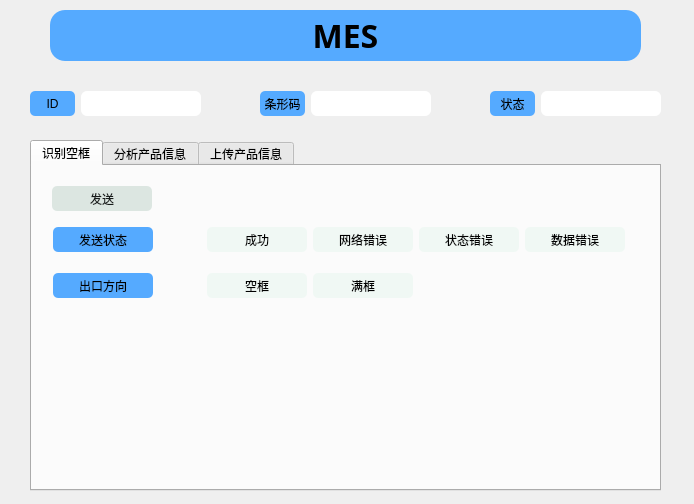
<?xml version="1.0" encoding="UTF-8"?>
<ui version="4.0">
 <class>MesDebugView</class>
 <widget class="QWidget" name="MesDebugView">
  <property name="geometry">
   <rect>
    <x>0</x>
    <y>0</y>
    <width>694</width>
    <height>504</height>
   </rect>
  </property>
  <property name="windowTitle">
   <string>Form</string>
  </property>
  <widget class="QLabel" name="lb_Scaner_14">
   <property name="geometry">
    <rect>
     <x>50</x>
     <y>10</y>
     <width>591</width>
     <height>51</height>
    </rect>
   </property>
   <property name="minimumSize">
    <size>
     <width>70</width>
     <height>28</height>
    </size>
   </property>
   <property name="font">
    <font>
     <family>Aharoni</family>
     <pointsize>24</pointsize>
     <weight>75</weight>
     <bold>true</bold>
    </font>
   </property>
   <property name="styleSheet">
    <string notr="true">border-radius: 15px;
background-color: rgb(85, 170, 255);</string>
   </property>
   <property name="text">
    <string>MES</string>
   </property>
   <property name="alignment">
    <set>Qt::AlignCenter</set>
   </property>
  </widget>
  <widget class="QTabWidget" name="tw_Info">
   <property name="geometry">
    <rect>
     <x>30</x>
     <y>140</y>
     <width>631</width>
     <height>351</height>
    </rect>
   </property>
   <property name="styleSheet">
    <string notr="true"/>
   </property>
   <property name="currentIndex">
    <number>0</number>
   </property>
   <widget class="QWidget" name="tab_2">
    <attribute name="title">
     <string>识别空框</string>
    </attribute>
    <widget class="QPushButton" name="pb_Send_2">
     <property name="geometry">
      <rect>
       <x>20</x>
       <y>20</y>
       <width>100</width>
       <height>25</height>
      </rect>
     </property>
     <property name="minimumSize">
      <size>
       <width>100</width>
       <height>25</height>
      </size>
     </property>
     <property name="styleSheet">
      <string notr="true">background: rgb(220, 230, 225);
border-color: rgb(0, 0, 0);
border-radius: 5px;
color:rgb(24, 28, 27);</string>
     </property>
     <property name="text">
      <string>发送</string>
     </property>
    </widget>
    <widget class="QWidget" name="layoutWidget">
     <property name="geometry">
      <rect>
       <x>21</x>
       <y>61</y>
       <width>572</width>
       <height>71</height>
      </rect>
     </property>
     <layout class="QGridLayout" name="gridLayout_3">
      <item row="0" column="2">
       <widget class="QLabel" name="lb_State_Succeed_2">
        <property name="minimumSize">
         <size>
          <width>100</width>
          <height>25</height>
         </size>
        </property>
        <property name="styleSheet">
         <string notr="true">border-radius: 5px;
background-color: rgb(240, 248, 244);</string>
        </property>
        <property name="text">
         <string>成功</string>
        </property>
        <property name="alignment">
         <set>Qt::AlignCenter</set>
        </property>
       </widget>
      </item>
      <item row="2" column="2">
       <widget class="QLabel" name="lb_EmptyBox">
        <property name="minimumSize">
         <size>
          <width>100</width>
          <height>25</height>
         </size>
        </property>
        <property name="styleSheet">
         <string notr="true">border-radius: 5px;
background-color: rgb(240, 248, 244);</string>
        </property>
        <property name="text">
         <string>空框</string>
        </property>
        <property name="alignment">
         <set>Qt::AlignCenter</set>
        </property>
       </widget>
      </item>
      <item row="0" column="3">
       <widget class="QLabel" name="lb_State_NetError_2">
        <property name="minimumSize">
         <size>
          <width>100</width>
          <height>25</height>
         </size>
        </property>
        <property name="styleSheet">
         <string notr="true">border-radius: 5px;
background-color: rgb(240, 248, 244);</string>
        </property>
        <property name="text">
         <string>网络错误</string>
        </property>
        <property name="alignment">
         <set>Qt::AlignCenter</set>
        </property>
       </widget>
      </item>
      <item row="0" column="5">
       <widget class="QLabel" name="lb_State_Data_Error_2">
        <property name="minimumSize">
         <size>
          <width>100</width>
          <height>25</height>
         </size>
        </property>
        <property name="styleSheet">
         <string notr="true">border-radius: 5px;
background-color: rgb(240, 248, 244);</string>
        </property>
        <property name="text">
         <string>数据错误</string>
        </property>
        <property name="alignment">
         <set>Qt::AlignCenter</set>
        </property>
       </widget>
      </item>
      <item row="0" column="0">
       <widget class="QLabel" name="label_7">
        <property name="minimumSize">
         <size>
          <width>100</width>
          <height>25</height>
         </size>
        </property>
        <property name="styleSheet">
         <string notr="true">border-radius: 5px;
background-color: rgb(85, 170, 255);</string>
        </property>
        <property name="text">
         <string>发送状态</string>
        </property>
        <property name="alignment">
         <set>Qt::AlignCenter</set>
        </property>
       </widget>
      </item>
      <item row="2" column="1">
       <spacer name="horizontalSpacer_6">
        <property name="orientation">
         <enum>Qt::Horizontal</enum>
        </property>
        <property name="sizeHint" stdset="0">
         <size>
          <width>40</width>
          <height>20</height>
         </size>
        </property>
       </spacer>
      </item>
      <item row="0" column="1">
       <spacer name="horizontalSpacer_5">
        <property name="orientation">
         <enum>Qt::Horizontal</enum>
        </property>
        <property name="sizeHint" stdset="0">
         <size>
          <width>40</width>
          <height>20</height>
         </size>
        </property>
       </spacer>
      </item>
      <item row="2" column="0">
       <widget class="QLabel" name="label_5">
        <property name="minimumSize">
         <size>
          <width>100</width>
          <height>25</height>
         </size>
        </property>
        <property name="styleSheet">
         <string notr="true">border-radius: 5px;
background-color: rgb(85, 170, 255);</string>
        </property>
        <property name="text">
         <string>出口方向</string>
        </property>
        <property name="alignment">
         <set>Qt::AlignCenter</set>
        </property>
       </widget>
      </item>
      <item row="0" column="4">
       <widget class="QLabel" name="lb_State_StateError_2">
        <property name="minimumSize">
         <size>
          <width>100</width>
          <height>25</height>
         </size>
        </property>
        <property name="styleSheet">
         <string notr="true">border-radius: 5px;
background-color: rgb(240, 248, 244);</string>
        </property>
        <property name="text">
         <string>状态错误</string>
        </property>
        <property name="alignment">
         <set>Qt::AlignCenter</set>
        </property>
       </widget>
      </item>
      <item row="2" column="3">
       <widget class="QLabel" name="lb_FullBox">
        <property name="minimumSize">
         <size>
          <width>100</width>
          <height>25</height>
         </size>
        </property>
        <property name="styleSheet">
         <string notr="true">border-radius: 5px;
background-color: rgb(240, 248, 244);</string>
        </property>
        <property name="text">
         <string>满框</string>
        </property>
        <property name="alignment">
         <set>Qt::AlignCenter</set>
        </property>
       </widget>
      </item>
      <item row="1" column="0">
       <spacer name="verticalSpacer_2">
        <property name="orientation">
         <enum>Qt::Vertical</enum>
        </property>
        <property name="sizeHint" stdset="0">
         <size>
          <width>20</width>
          <height>40</height>
         </size>
        </property>
       </spacer>
      </item>
     </layout>
    </widget>
   </widget>
   <widget class="QWidget" name="tab_3">
    <attribute name="title">
     <string>分析产品信息</string>
    </attribute>
    <widget class="QPushButton" name="pb_Send_3">
     <property name="geometry">
      <rect>
       <x>20</x>
       <y>20</y>
       <width>100</width>
       <height>25</height>
      </rect>
     </property>
     <property name="minimumSize">
      <size>
       <width>100</width>
       <height>25</height>
      </size>
     </property>
     <property name="styleSheet">
      <string notr="true">background: rgb(220, 230, 225);
border-color: rgb(0, 0, 0);
border-radius: 5px;
color:rgb(24, 28, 27);</string>
     </property>
     <property name="text">
      <string>发送</string>
     </property>
    </widget>
    <widget class="QWidget" name="layoutWidget_4">
     <property name="geometry">
      <rect>
       <x>20</x>
       <y>60</y>
       <width>571</width>
       <height>31</height>
      </rect>
     </property>
     <layout class="QGridLayout" name="gridLayout_6">
      <item row="0" column="3">
       <widget class="QLabel" name="lb_State_NetError_3">
        <property name="minimumSize">
         <size>
          <width>100</width>
          <height>25</height>
         </size>
        </property>
        <property name="styleSheet">
         <string notr="true">border-radius: 5px;
background-color: rgb(240, 248, 244);</string>
        </property>
        <property name="text">
         <string>网络错误</string>
        </property>
        <property name="alignment">
         <set>Qt::AlignCenter</set>
        </property>
       </widget>
      </item>
      <item row="0" column="5">
       <widget class="QLabel" name="lb_State_Data_Error_3">
        <property name="minimumSize">
         <size>
          <width>100</width>
          <height>25</height>
         </size>
        </property>
        <property name="styleSheet">
         <string notr="true">border-radius: 5px;
background-color: rgb(240, 248, 244);</string>
        </property>
        <property name="text">
         <string>数据错误</string>
        </property>
        <property name="alignment">
         <set>Qt::AlignCenter</set>
        </property>
       </widget>
      </item>
      <item row="0" column="2">
       <widget class="QLabel" name="lb_State_Succeed_3">
        <property name="minimumSize">
         <size>
          <width>100</width>
          <height>25</height>
         </size>
        </property>
        <property name="styleSheet">
         <string notr="true">border-radius: 5px;
background-color: rgb(240, 248, 244);</string>
        </property>
        <property name="text">
         <string>成功</string>
        </property>
        <property name="alignment">
         <set>Qt::AlignCenter</set>
        </property>
       </widget>
      </item>
      <item row="0" column="0">
       <widget class="QLabel" name="label_8">
        <property name="minimumSize">
         <size>
          <width>100</width>
          <height>25</height>
         </size>
        </property>
        <property name="maximumSize">
         <size>
          <width>16777215</width>
          <height>25</height>
         </size>
        </property>
        <property name="styleSheet">
         <string notr="true">border-radius: 5px;
background-color: rgb(85, 170, 255);</string>
        </property>
        <property name="text">
         <string>发送状态</string>
        </property>
        <property name="alignment">
         <set>Qt::AlignCenter</set>
        </property>
       </widget>
      </item>
      <item row="0" column="4">
       <widget class="QLabel" name="lb_State_StateError_3">
        <property name="minimumSize">
         <size>
          <width>100</width>
          <height>25</height>
         </size>
        </property>
        <property name="styleSheet">
         <string notr="true">border-radius: 5px;
background-color: rgb(240, 248, 244);</string>
        </property>
        <property name="text">
         <string>状态错误</string>
        </property>
        <property name="alignment">
         <set>Qt::AlignCenter</set>
        </property>
       </widget>
      </item>
      <item row="0" column="1">
       <spacer name="horizontalSpacer_7">
        <property name="orientation">
         <enum>Qt::Horizontal</enum>
        </property>
        <property name="sizeHint" stdset="0">
         <size>
          <width>40</width>
          <height>20</height>
         </size>
        </property>
       </spacer>
      </item>
     </layout>
    </widget>
    <widget class="QTableWidget" name="tb_Get">
     <property name="geometry">
      <rect>
       <x>20</x>
       <y>100</y>
       <width>571</width>
       <height>221</height>
      </rect>
     </property>
     <attribute name="horizontalHeaderDefaultSectionSize">
      <number>200</number>
     </attribute>
     <attribute name="horizontalHeaderMinimumSectionSize">
      <number>260</number>
     </attribute>
     <attribute name="verticalHeaderDefaultSectionSize">
      <number>22</number>
     </attribute>
     <attribute name="verticalHeaderMinimumSectionSize">
      <number>22</number>
     </attribute>
     <row>
      <property name="text">
       <string>1</string>
      </property>
     </row>
     <row>
      <property name="text">
       <string>2</string>
      </property>
     </row>
     <row>
      <property name="text">
       <string>3</string>
      </property>
     </row>
     <row>
      <property name="text">
       <string>4</string>
      </property>
     </row>
     <row>
      <property name="text">
       <string>5</string>
      </property>
     </row>
     <row>
      <property name="text">
       <string>6</string>
      </property>
     </row>
     <row>
      <property name="text">
       <string>7</string>
      </property>
     </row>
     <row>
      <property name="text">
       <string>8</string>
      </property>
     </row>
     <row>
      <property name="text">
       <string>9</string>
      </property>
     </row>
     <row>
      <property name="text">
       <string>10</string>
      </property>
     </row>
     <row>
      <property name="text">
       <string>11</string>
      </property>
     </row>
     <row>
      <property name="text">
       <string>12</string>
      </property>
     </row>
     <row>
      <property name="text">
       <string>13</string>
      </property>
     </row>
     <row>
      <property name="text">
       <string>14</string>
      </property>
     </row>
     <row>
      <property name="text">
       <string>15</string>
      </property>
     </row>
     <row>
      <property name="text">
       <string>16</string>
      </property>
     </row>
     <row>
      <property name="text">
       <string>17</string>
      </property>
     </row>
     <row>
      <property name="text">
       <string>18</string>
      </property>
     </row>
     <row>
      <property name="text">
       <string>19</string>
      </property>
     </row>
     <row>
      <property name="text">
       <string>20</string>
      </property>
     </row>
     <row>
      <property name="text">
       <string>21</string>
      </property>
     </row>
     <row>
      <property name="text">
       <string>22</string>
      </property>
     </row>
     <row>
      <property name="text">
       <string>23</string>
      </property>
     </row>
     <row>
      <property name="text">
       <string>24</string>
      </property>
     </row>
     <row>
      <property name="text">
       <string>25</string>
      </property>
     </row>
     <row>
      <property name="text">
       <string>26</string>
      </property>
     </row>
     <row>
      <property name="text">
       <string>27</string>
      </property>
     </row>
     <row>
      <property name="text">
       <string>28</string>
      </property>
     </row>
     <row>
      <property name="text">
       <string>29</string>
      </property>
     </row>
     <row>
      <property name="text">
       <string>30</string>
      </property>
     </row>
     <row>
      <property name="text">
       <string>31</string>
      </property>
     </row>
     <row>
      <property name="text">
       <string>32</string>
      </property>
     </row>
     <row>
      <property name="text">
       <string>33</string>
      </property>
     </row>
     <row>
      <property name="text">
       <string>34</string>
      </property>
     </row>
     <row>
      <property name="text">
       <string>35</string>
      </property>
     </row>
     <row>
      <property name="text">
       <string>36</string>
      </property>
     </row>
     <row>
      <property name="text">
       <string>37</string>
      </property>
     </row>
     <row>
      <property name="text">
       <string>38</string>
      </property>
     </row>
     <row>
      <property name="text">
       <string>39</string>
      </property>
     </row>
     <row>
      <property name="text">
       <string>40</string>
      </property>
     </row>
     <row>
      <property name="text">
       <string>41</string>
      </property>
     </row>
     <row>
      <property name="text">
       <string>42</string>
      </property>
     </row>
     <row>
      <property name="text">
       <string>43</string>
      </property>
     </row>
     <row>
      <property name="text">
       <string>44</string>
      </property>
     </row>
     <row>
      <property name="text">
       <string>45</string>
      </property>
     </row>
     <row>
      <property name="text">
       <string>46</string>
      </property>
     </row>
     <row>
      <property name="text">
       <string>47</string>
      </property>
     </row>
     <row>
      <property name="text">
       <string>48</string>
      </property>
     </row>
     <column>
      <property name="text">
       <string>ID</string>
      </property>
     </column>
     <column>
      <property name="text">
       <string>品质</string>
      </property>
     </column>
    </widget>
   </widget>
   <widget class="QWidget" name="tab_4">
    <attribute name="title">
     <string>上传产品信息</string>
    </attribute>
    <widget class="QPushButton" name="pb_Send_4">
     <property name="geometry">
      <rect>
       <x>20</x>
       <y>20</y>
       <width>100</width>
       <height>25</height>
      </rect>
     </property>
     <property name="minimumSize">
      <size>
       <width>100</width>
       <height>25</height>
      </size>
     </property>
     <property name="styleSheet">
      <string notr="true">background: rgb(220, 230, 225);
border-color: rgb(0, 0, 0);
border-radius: 5px;
color:rgb(24, 28, 27);</string>
     </property>
     <property name="text">
      <string>发送</string>
     </property>
    </widget>
    <widget class="QWidget" name="layoutWidget_5">
     <property name="geometry">
      <rect>
       <x>20</x>
       <y>60</y>
       <width>571</width>
       <height>31</height>
      </rect>
     </property>
     <layout class="QGridLayout" name="gridLayout_7">
      <item row="0" column="3">
       <widget class="QLabel" name="lb_State_NetError_4">
        <property name="minimumSize">
         <size>
          <width>100</width>
          <height>25</height>
         </size>
        </property>
        <property name="styleSheet">
         <string notr="true">border-radius: 5px;
background-color: rgb(240, 248, 244);</string>
        </property>
        <property name="text">
         <string>网络错误</string>
        </property>
        <property name="alignment">
         <set>Qt::AlignCenter</set>
        </property>
       </widget>
      </item>
      <item row="0" column="5">
       <widget class="QLabel" name="lb_State_Data_Error_4">
        <property name="minimumSize">
         <size>
          <width>100</width>
          <height>25</height>
         </size>
        </property>
        <property name="styleSheet">
         <string notr="true">border-radius: 5px;
background-color: rgb(240, 248, 244);</string>
        </property>
        <property name="text">
         <string>数据错误</string>
        </property>
        <property name="alignment">
         <set>Qt::AlignCenter</set>
        </property>
       </widget>
      </item>
      <item row="0" column="2">
       <widget class="QLabel" name="lb_State_Succeed_4">
        <property name="minimumSize">
         <size>
          <width>100</width>
          <height>25</height>
         </size>
        </property>
        <property name="styleSheet">
         <string notr="true">border-radius: 5px;
background-color: rgb(240, 248, 244);</string>
        </property>
        <property name="text">
         <string>成功</string>
        </property>
        <property name="alignment">
         <set>Qt::AlignCenter</set>
        </property>
       </widget>
      </item>
      <item row="0" column="0">
       <widget class="QLabel" name="label_9">
        <property name="minimumSize">
         <size>
          <width>100</width>
          <height>25</height>
         </size>
        </property>
        <property name="maximumSize">
         <size>
          <width>16777215</width>
          <height>25</height>
         </size>
        </property>
        <property name="styleSheet">
         <string notr="true">border-radius: 5px;
background-color: rgb(85, 170, 255);</string>
        </property>
        <property name="text">
         <string>发送状态</string>
        </property>
        <property name="alignment">
         <set>Qt::AlignCenter</set>
        </property>
       </widget>
      </item>
      <item row="0" column="4">
       <widget class="QLabel" name="lb_State_StateError_4">
        <property name="minimumSize">
         <size>
          <width>100</width>
          <height>25</height>
         </size>
        </property>
        <property name="styleSheet">
         <string notr="true">border-radius: 5px;
background-color: rgb(240, 248, 244);</string>
        </property>
        <property name="text">
         <string>状态错误</string>
        </property>
        <property name="alignment">
         <set>Qt::AlignCenter</set>
        </property>
       </widget>
      </item>
      <item row="0" column="1">
       <spacer name="horizontalSpacer_8">
        <property name="orientation">
         <enum>Qt::Horizontal</enum>
        </property>
        <property name="sizeHint" stdset="0">
         <size>
          <width>40</width>
          <height>20</height>
         </size>
        </property>
       </spacer>
      </item>
     </layout>
    </widget>
    <widget class="QTableWidget" name="tb_Send">
     <property name="geometry">
      <rect>
       <x>20</x>
       <y>100</y>
       <width>571</width>
       <height>221</height>
      </rect>
     </property>
     <attribute name="horizontalHeaderDefaultSectionSize">
      <number>200</number>
     </attribute>
     <attribute name="horizontalHeaderMinimumSectionSize">
      <number>260</number>
     </attribute>
     <attribute name="verticalHeaderDefaultSectionSize">
      <number>22</number>
     </attribute>
     <attribute name="verticalHeaderMinimumSectionSize">
      <number>22</number>
     </attribute>
     <row>
      <property name="text">
       <string>1</string>
      </property>
     </row>
     <row>
      <property name="text">
       <string>2</string>
      </property>
     </row>
     <row>
      <property name="text">
       <string>3</string>
      </property>
     </row>
     <row>
      <property name="text">
       <string>4</string>
      </property>
     </row>
     <row>
      <property name="text">
       <string>5</string>
      </property>
     </row>
     <row>
      <property name="text">
       <string>6</string>
      </property>
     </row>
     <row>
      <property name="text">
       <string>7</string>
      </property>
     </row>
     <row>
      <property name="text">
       <string>8</string>
      </property>
     </row>
     <row>
      <property name="text">
       <string>9</string>
      </property>
     </row>
     <row>
      <property name="text">
       <string>10</string>
      </property>
     </row>
     <row>
      <property name="text">
       <string>11</string>
      </property>
     </row>
     <row>
      <property name="text">
       <string>12</string>
      </property>
     </row>
     <row>
      <property name="text">
       <string>13</string>
      </property>
     </row>
     <row>
      <property name="text">
       <string>14</string>
      </property>
     </row>
     <row>
      <property name="text">
       <string>15</string>
      </property>
     </row>
     <row>
      <property name="text">
       <string>16</string>
      </property>
     </row>
     <row>
      <property name="text">
       <string>17</string>
      </property>
     </row>
     <row>
      <property name="text">
       <string>18</string>
      </property>
     </row>
     <row>
      <property name="text">
       <string>19</string>
      </property>
     </row>
     <row>
      <property name="text">
       <string>20</string>
      </property>
     </row>
     <row>
      <property name="text">
       <string>21</string>
      </property>
     </row>
     <row>
      <property name="text">
       <string>22</string>
      </property>
     </row>
     <row>
      <property name="text">
       <string>23</string>
      </property>
     </row>
     <row>
      <property name="text">
       <string>24</string>
      </property>
     </row>
     <row>
      <property name="text">
       <string>25</string>
      </property>
     </row>
     <row>
      <property name="text">
       <string>26</string>
      </property>
     </row>
     <row>
      <property name="text">
       <string>27</string>
      </property>
     </row>
     <row>
      <property name="text">
       <string>28</string>
      </property>
     </row>
     <row>
      <property name="text">
       <string>29</string>
      </property>
     </row>
     <row>
      <property name="text">
       <string>30</string>
      </property>
     </row>
     <row>
      <property name="text">
       <string>31</string>
      </property>
     </row>
     <row>
      <property name="text">
       <string>32</string>
      </property>
     </row>
     <row>
      <property name="text">
       <string>33</string>
      </property>
     </row>
     <row>
      <property name="text">
       <string>34</string>
      </property>
     </row>
     <row>
      <property name="text">
       <string>35</string>
      </property>
     </row>
     <row>
      <property name="text">
       <string>36</string>
      </property>
     </row>
     <row>
      <property name="text">
       <string>37</string>
      </property>
     </row>
     <row>
      <property name="text">
       <string>38</string>
      </property>
     </row>
     <row>
      <property name="text">
       <string>39</string>
      </property>
     </row>
     <row>
      <property name="text">
       <string>40</string>
      </property>
     </row>
     <row>
      <property name="text">
       <string>41</string>
      </property>
     </row>
     <row>
      <property name="text">
       <string>42</string>
      </property>
     </row>
     <row>
      <property name="text">
       <string>43</string>
      </property>
     </row>
     <row>
      <property name="text">
       <string>44</string>
      </property>
     </row>
     <row>
      <property name="text">
       <string>45</string>
      </property>
     </row>
     <row>
      <property name="text">
       <string>46</string>
      </property>
     </row>
     <row>
      <property name="text">
       <string>47</string>
      </property>
     </row>
     <row>
      <property name="text">
       <string>48</string>
      </property>
     </row>
     <column>
      <property name="text">
       <string>ID</string>
      </property>
     </column>
     <column>
      <property name="text">
       <string>品质</string>
      </property>
     </column>
    </widget>
   </widget>
  </widget>
  <widget class="QWidget" name="layoutWidget">
   <property name="geometry">
    <rect>
     <x>30</x>
     <y>90</y>
     <width>631</width>
     <height>27</height>
    </rect>
   </property>
   <layout class="QGridLayout" name="gridLayout">
    <item row="0" column="3">
     <widget class="QLabel" name="label_2">
      <property name="minimumSize">
       <size>
        <width>45</width>
        <height>25</height>
       </size>
      </property>
      <property name="styleSheet">
       <string notr="true">border-radius: 5px;
background-color: rgb(85, 170, 255);</string>
      </property>
      <property name="text">
       <string>条形码</string>
      </property>
      <property name="alignment">
       <set>Qt::AlignCenter</set>
      </property>
     </widget>
    </item>
    <item row="0" column="1">
     <widget class="QLineEdit" name="le_ID">
      <property name="minimumSize">
       <size>
        <width>120</width>
        <height>25</height>
       </size>
      </property>
      <property name="styleSheet">
       <string notr="true">border-radius: 6px;
</string>
      </property>
      <property name="alignment">
       <set>Qt::AlignCenter</set>
      </property>
     </widget>
    </item>
    <item row="0" column="4">
     <widget class="QLineEdit" name="le_Code">
      <property name="minimumSize">
       <size>
        <width>120</width>
        <height>25</height>
       </size>
      </property>
      <property name="styleSheet">
       <string notr="true">border-radius: 6px;
</string>
      </property>
      <property name="alignment">
       <set>Qt::AlignCenter</set>
      </property>
     </widget>
    </item>
    <item row="0" column="6">
     <widget class="QLabel" name="label_3">
      <property name="minimumSize">
       <size>
        <width>45</width>
        <height>25</height>
       </size>
      </property>
      <property name="styleSheet">
       <string notr="true">border-radius: 5px;
background-color: rgb(85, 170, 255);</string>
      </property>
      <property name="text">
       <string>状态</string>
      </property>
      <property name="alignment">
       <set>Qt::AlignCenter</set>
      </property>
     </widget>
    </item>
    <item row="0" column="7">
     <widget class="QLineEdit" name="le_State">
      <property name="minimumSize">
       <size>
        <width>120</width>
        <height>25</height>
       </size>
      </property>
      <property name="styleSheet">
       <string notr="true">border-radius: 6px;
</string>
      </property>
      <property name="alignment">
       <set>Qt::AlignCenter</set>
      </property>
     </widget>
    </item>
    <item row="0" column="0">
     <widget class="QLabel" name="label">
      <property name="minimumSize">
       <size>
        <width>45</width>
        <height>25</height>
       </size>
      </property>
      <property name="styleSheet">
       <string notr="true">border-radius: 5px;
background-color: rgb(85, 170, 255);</string>
      </property>
      <property name="text">
       <string>ID</string>
      </property>
      <property name="alignment">
       <set>Qt::AlignCenter</set>
      </property>
     </widget>
    </item>
    <item row="0" column="2">
     <spacer name="horizontalSpacer">
      <property name="orientation">
       <enum>Qt::Horizontal</enum>
      </property>
      <property name="sizeHint" stdset="0">
       <size>
        <width>40</width>
        <height>20</height>
       </size>
      </property>
     </spacer>
    </item>
    <item row="0" column="5">
     <spacer name="horizontalSpacer_2">
      <property name="orientation">
       <enum>Qt::Horizontal</enum>
      </property>
      <property name="sizeHint" stdset="0">
       <size>
        <width>40</width>
        <height>20</height>
       </size>
      </property>
     </spacer>
    </item>
   </layout>
  </widget>
 </widget>
 <resources/>
 <connections/>
</ui>
